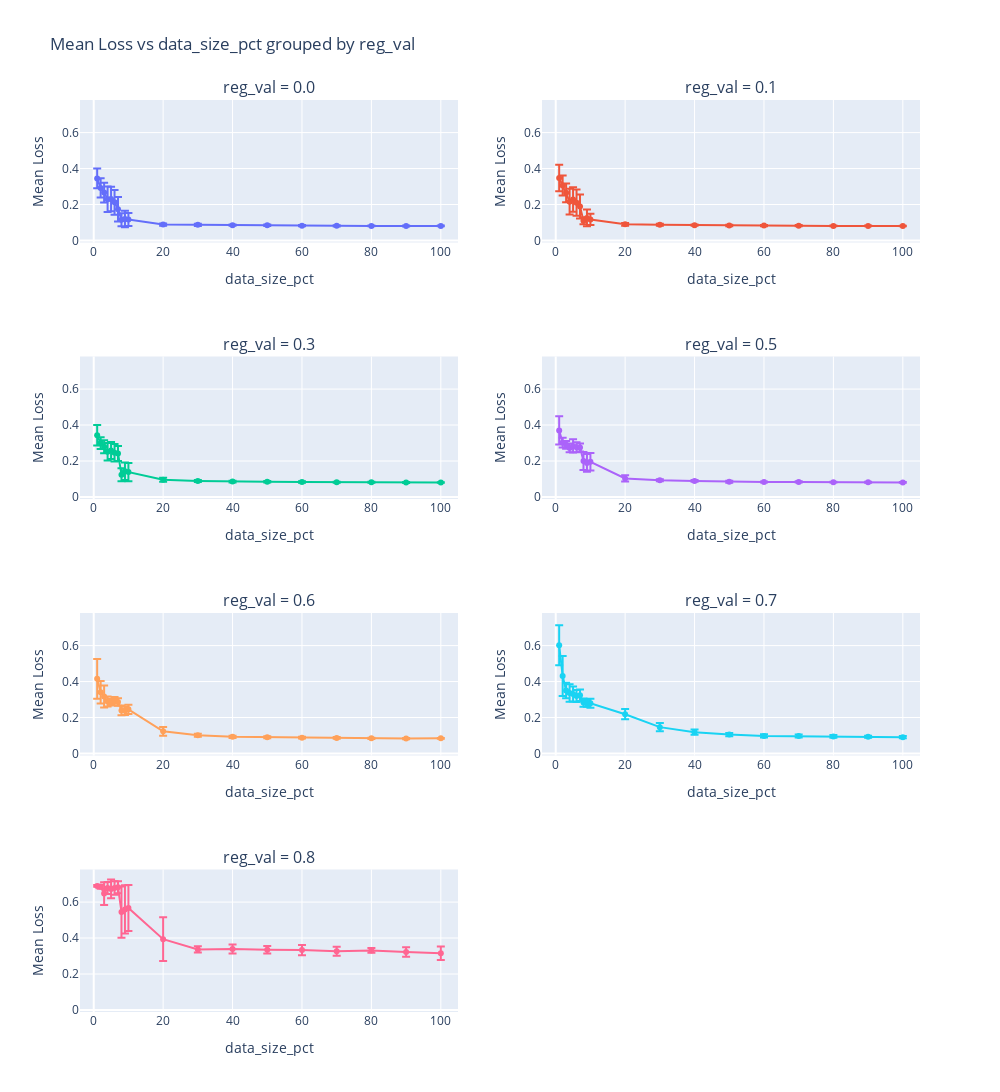

The notebook cell saved with this chart:
### Code cell
plot_reg_val = plot_mean_loss(dataset, x_axis='data_size_pct', group_by='reg_val', log_x=False)

### Figure 1 — Plotly figure (JSON) as saved in the notebook; plotly's stock layout.template omitted (floating-point values rounded to 4 significant figures)
{"data": [{"error_y": {"array": [0.05473, 0.05315, 0.05451, 0.07099, 0.06775, 0.069, 0.06797, 0.03614, 0.04554, 0.03654, 0.006163, 0.005876, 0.003523, 0.004386, 0.003387, 0.003106, 0.002267, 0.002459, 0.001874], "type": "data", "visible": true}, "hoverinfo": "text", "hovertext": ["data_size_pct: 1<br>Mean Loss: 0.3449069579180918<br>Avg Learning Rate: 0.00421", "data_size_pct: 2<br>Mean Loss: 0.29227248091708147<br>Avg Learning Rate: 0.00283", "data_size_pct: 3<br>Mean Loss: 0.2660505767821808<br>Avg Learning Rate: 0.00412", "data_size_pct: 4<br>Mean Loss: 0.22876261630403938<br>Avg Learning Rate: 0.004960000000000001", "data_size_pct: 5<br>Mean Loss: 0.230414863525514<br>Avg Learning Rate: 0.004390000000000001", "data_size_pct: 6<br>Mean Loss: 0.21178034031355195<br>Avg Learning Rate: 0.0044199999999999995", "data_size_pct: 7<br>Mean Loss: 0.17356953335795222<br>Avg Learning Rate: 0.00511", "data_size_pct: 8<br>Mean Loss: 0.11503423973917955<br>Avg Learning Rate: 0.0030700000000000002", "data_size_pct: 9<br>Mean Loss: 0.11910526910469979<br>Avg Learning Rate: 0.0043", "data_size_pct: 10<br>Mean Loss: 0.11645971656319468<br>Avg Learning Rate: 0.0031", "data_size_pct: 20<br>Mean Loss: 0.0885187165558403<br>Avg Learning Rate: 0.0029500000000000004", "data_size_pct: 30<br>Mean Loss: 0.08669912310055732<br>Avg Learning Rate: 0.00463", "data_size_pct: 40<br>Mean Loss: 0.08481200908621146<br>Avg Learning Rate: 0.0049", "data_size_pct: 50<br>Mean Loss: 0.0840116439223812<br>Avg Learning Rate: 0.00274", "data_size_pct: 60<br>Mean Loss: 0.08192123684607311<br>Avg Learning Rate: 0.0018700000000000001", "data_size_pct: 70<br>Mean Loss: 0.08118025562562567<br>Avg Learning Rate: 0.00373", "data_size_pct: 80<br>Mean Loss: 0.08068004639639531<br>Avg Learning Rate: 0.0034300000000000003", "data_size_pct: 90<br>Mean Loss: 0.08032230735070216<br>Avg Learning Rate: 0.00232", "data_size_pct: 100<br>Mean Loss: 0.0808774284234172<br>Avg Learning Rate: 0.002287"], "mode": "lines+markers", "name": "0.0", "type": "scatter", "x": [1, 2, 3, 4, 5, 6, 7, 8, 9, 10, 20, 30, 40, 50, 60, 70, 80, 90, 100], "xaxis": "x", "y": [0.3449, 0.2923, 0.2661, 0.2288, 0.2304, 0.2118, 0.1736, 0.115, 0.1191, 0.1165, 0.08852, 0.0867, 0.08481, 0.08401, 0.08192, 0.08118, 0.08068, 0.08032, 0.08088], "yaxis": "y"}, {"error_y": {"array": [0.07339, 0.0558, 0.05227, 0.07144, 0.06818, 0.07251, 0.06688, 0.01979, 0.04641, 0.03144, 0.007668, 0.006024, 0.003979, 0.004044, 0.003201, 0.003237, 0.002262, 0.002268, 0.001947], "type": "data", "visible": true}, "hoverinfo": "text", "hovertext": ["data_size_pct: 1<br>Mean Loss: 0.3472520126323951<br>Avg Learning Rate: 0.007690000000000001", "data_size_pct: 2<br>Mean Loss: 0.30527383564857014<br>Avg Learning Rate: 0.00436", "data_size_pct: 3<br>Mean Loss: 0.26464012561921485<br>Avg Learning Rate: 0.00448", "data_size_pct: 4<br>Mean Loss: 0.21585090030965048<br>Avg Learning Rate: 0.0041800000000000006", "data_size_pct: 5<br>Mean Loss: 0.2273503901322552<br>Avg Learning Rate: 0.00481", "data_size_pct: 6<br>Mean Loss: 0.21024198126243915<br>Avg Learning Rate: 0.00481", "data_size_pct: 7<br>Mean Loss: 0.18838421915608797<br>Avg Learning Rate: 0.00394", "data_size_pct: 8<br>Mean Loss: 0.10985173191221656<br>Avg Learning Rate: 0.0043", "data_size_pct: 9<br>Mean Loss: 0.12519789443498375<br>Avg Learning Rate: 0.0025", "data_size_pct: 10<br>Mean Loss: 0.11689296763864129<br>Avg Learning Rate: 0.00367", "data_size_pct: 20<br>Mean Loss: 0.08956461708518886<br>Avg Learning Rate: 0.0023200000000000004", "data_size_pct: 30<br>Mean Loss: 0.08735948049120208<br>Avg Learning Rate: 0.00088", "data_size_pct: 40<br>Mean Loss: 0.08503723437407687<br>Avg Learning Rate: 0.00172", "data_size_pct: 50<br>Mean Loss: 0.08342090659333684<br>Avg Learning Rate: 0.00229", "data_size_pct: 60<br>Mean Loss: 0.0824191223266289<br>Avg Learning Rate: 0.00157", "data_size_pct: 70<br>Mean Loss: 0.08199997004856792<br>Avg Learning Rate: 0.00097", "data_size_pct: 80<br>Mean Loss: 0.08084554377240696<br>Avg Learning Rate: 0.00142", "data_size_pct: 90<br>Mean Loss: 0.080648108519483<br>Avg Learning Rate: 0.00163", "data_size_pct: 100<br>Mean Loss: 0.08040090513807766<br>Avg Learning Rate: 0.00163"], "mode": "lines+markers", "name": "0.1", "type": "scatter", "x": [1, 2, 3, 4, 5, 6, 7, 8, 9, 10, 20, 30, 40, 50, 60, 70, 80, 90, 100], "xaxis": "x2", "y": [0.3473, 0.3053, 0.2646, 0.2159, 0.2274, 0.2102, 0.1884, 0.1099, 0.1252, 0.1169, 0.08956, 0.08736, 0.08504, 0.08342, 0.08242, 0.082, 0.08085, 0.08065, 0.0804], "yaxis": "y2"}, {"error_y": {"array": [0.05707, 0.03226, 0.03604, 0.04824, 0.047, 0.04918, 0.04195, 0.03634, 0.04876, 0.05064, 0.01083, 0.005587, 0.005028, 0.004488, 0.003964, 0.00227, 0.002561, 0.002816, 0.001506], "type": "data", "visible": true}, "hoverinfo": "text", "hovertext": ["data_size_pct: 1<br>Mean Loss: 0.3427889386551422<br>Avg Learning Rate: 0.0051400000000000005", "data_size_pct: 2<br>Mean Loss: 0.29949371602974434<br>Avg Learning Rate: 0.0041800000000000006", "data_size_pct: 3<br>Mean Loss: 0.2793227759434988<br>Avg Learning Rate: 0.00487", "data_size_pct: 4<br>Mean Loss: 0.2514276706205125<br>Avg Learning Rate: 0.0052", "data_size_pct: 5<br>Mean Loss: 0.25838213627014245<br>Avg Learning Rate: 0.00421", "data_size_pct: 6<br>Mean Loss: 0.24570315963866415<br>Avg Learning Rate: 0.00517", "data_size_pct: 7<br>Mean Loss: 0.241895454213546<br>Avg Learning Rate: 0.0034", "data_size_pct: 8<br>Mean Loss: 0.1236909779785364<br>Avg Learning Rate: 0.00097", "data_size_pct: 9<br>Mean Loss: 0.14229784562628256<br>Avg Learning Rate: 0.0019", "data_size_pct: 10<br>Mean Loss: 0.13823347388554294<br>Avg Learning Rate: 0.0019", "data_size_pct: 20<br>Mean Loss: 0.09558020398559927<br>Avg Learning Rate: 0.00097", "data_size_pct: 30<br>Mean Loss: 0.08902961747034596<br>Avg Learning Rate: 0.00082", "data_size_pct: 40<br>Mean Loss: 0.08537313730063793<br>Avg Learning Rate: 0.00091", "data_size_pct: 50<br>Mean Loss: 0.08442975140438133<br>Avg Learning Rate: 0.00082", "data_size_pct: 60<br>Mean Loss: 0.08295268947095198<br>Avg Learning Rate: 0.00082", "data_size_pct: 70<br>Mean Loss: 0.08169611759173369<br>Avg Learning Rate: 0.00079", "data_size_pct: 80<br>Mean Loss: 0.08130608638911913<br>Avg Learning Rate: 0.00079", "data_size_pct: 90<br>Mean Loss: 0.08079487497738574<br>Avg Learning Rate: 0.0007900000000000001", "data_size_pct: 100<br>Mean Loss: 0.07999513140601805<br>Avg Learning Rate: 0.00088"], "mode": "lines+markers", "name": "0.3", "type": "scatter", "x": [1, 2, 3, 4, 5, 6, 7, 8, 9, 10, 20, 30, 40, 50, 60, 70, 80, 90, 100], "xaxis": "x3", "y": [0.3428, 0.2995, 0.2793, 0.2514, 0.2584, 0.2457, 0.2419, 0.1237, 0.1423, 0.1382, 0.09558, 0.08903, 0.08537, 0.08443, 0.08295, 0.0817, 0.08131, 0.08079, 0.08], "yaxis": "y3"}, {"error_y": {"array": [0.07866, 0.02763, 0.02146, 0.02442, 0.03673, 0.02764, 0.02267, 0.05022, 0.04927, 0.04831, 0.01737, 0.005813, 0.00525, 0.005535, 0.002887, 0.003447, 0.002217, 0.002254, 0.002215], "type": "data", "visible": true}, "hoverinfo": "text", "hovertext": ["data_size_pct: 1<br>Mean Loss: 0.3697574505419062<br>Avg Learning Rate: 0.005169999999999999", "data_size_pct: 2<br>Mean Loss: 0.3023370553265538<br>Avg Learning Rate: 0.0049", "data_size_pct: 3<br>Mean Loss: 0.29005884962123735<br>Avg Learning Rate: 0.0049", "data_size_pct: 4<br>Mean Loss: 0.2726693048288948<br>Avg Learning Rate: 0.0019", "data_size_pct: 5<br>Mean Loss: 0.2835237092877689<br>Avg Learning Rate: 0.0028", "data_size_pct: 6<br>Mean Loss: 0.2760309468628021<br>Avg Learning Rate: 0.0018700000000000001", "data_size_pct: 7<br>Mean Loss: 0.27524534767134146<br>Avg Learning Rate: 0.0028", "data_size_pct: 8<br>Mean Loss: 0.20033505150492772<br>Avg Learning Rate: 0.001", "data_size_pct: 9<br>Mean Loss: 0.18947047123260663<br>Avg Learning Rate: 0.0013", "data_size_pct: 10<br>Mean Loss: 0.19544516934506723<br>Avg Learning Rate: 0.0013", "data_size_pct: 20<br>Mean Loss: 0.10280618520061431<br>Avg Learning Rate: 0.001", "data_size_pct: 30<br>Mean Loss: 0.09285342651174251<br>Avg Learning Rate: 0.001", "data_size_pct: 40<br>Mean Loss: 0.08909044246058581<br>Avg Learning Rate: 0.001", "data_size_pct: 50<br>Mean Loss: 0.08466125909288066<br>Avg Learning Rate: 0.00097", "data_size_pct: 60<br>Mean Loss: 0.08285481724234521<br>Avg Learning Rate: 0.00097", "data_size_pct: 70<br>Mean Loss: 0.0832598740390191<br>Avg Learning Rate: 0.00094", "data_size_pct: 80<br>Mean Loss: 0.0820457267534118<br>Avg Learning Rate: 0.00088", "data_size_pct: 90<br>Mean Loss: 0.0818103794253578<br>Avg Learning Rate: 0.0007900000000000001", "data_size_pct: 100<br>Mean Loss: 0.08095466735233597<br>Avg Learning Rate: 0.00082"], "mode": "lines+markers", "name": "0.5", "type": "scatter", "x": [1, 2, 3, 4, 5, 6, 7, 8, 9, 10, 20, 30, 40, 50, 60, 70, 80, 90, 100], "xaxis": "x4", "y": [0.3698, 0.3023, 0.2901, 0.2727, 0.2835, 0.276, 0.2752, 0.2003, 0.1895, 0.1954, 0.1028, 0.09285, 0.08909, 0.08466, 0.08285, 0.08326, 0.08205, 0.08181, 0.08095], "yaxis": "y4"}, {"error_y": {"array": [0.1109, 0.06305, 0.06112, 0.02783, 0.01738, 0.02362, 0.02095, 0.02681, 0.02335, 0.0256, 0.02481, 0.008588, 0.006511, 0.005949, 0.005073, 0.004544, 0.003192, 0.003412, 0.002648], "type": "data", "visible": true}, "hoverinfo": "text", "hovertext": ["data_size_pct: 1<br>Mean Loss: 0.41487027140040145<br>Avg Learning Rate: 0.0073", "data_size_pct: 2<br>Mean Loss: 0.3402175267276011<br>Avg Learning Rate: 0.0037", "data_size_pct: 3<br>Mean Loss: 0.3172692771020688<br>Avg Learning Rate: 0.0031", "data_size_pct: 4<br>Mean Loss: 0.2889564472593759<br>Avg Learning Rate: 0.0016", "data_size_pct: 5<br>Mean Loss: 0.2870172238402199<br>Avg Learning Rate: 0.0028", "data_size_pct: 6<br>Mean Loss: 0.2897010404289814<br>Avg Learning Rate: 0.0022", "data_size_pct: 7<br>Mean Loss: 0.28656301568997533<br>Avg Learning Rate: 0.0013", "data_size_pct: 8<br>Mean Loss: 0.23924731399145038<br>Avg Learning Rate: 0.001", "data_size_pct: 9<br>Mean Loss: 0.23681804139101711<br>Avg Learning Rate: 0.001", "data_size_pct: 10<br>Mean Loss: 0.2451895345721328<br>Avg Learning Rate: 0.001", "data_size_pct: 20<br>Mean Loss: 0.12283626329153771<br>Avg Learning Rate: 0.001", "data_size_pct: 30<br>Mean Loss: 0.10083324829149136<br>Avg Learning Rate: 0.001", "data_size_pct: 40<br>Mean Loss: 0.09219326224145392<br>Avg Learning Rate: 0.001", "data_size_pct: 50<br>Mean Loss: 0.08981393719288075<br>Avg Learning Rate: 0.001", "data_size_pct: 60<br>Mean Loss: 0.08771831381641193<br>Avg Learning Rate: 0.001", "data_size_pct: 70<br>Mean Loss: 0.08653306394831779<br>Avg Learning Rate: 0.001", "data_size_pct: 80<br>Mean Loss: 0.08416080776553007<br>Avg Learning Rate: 0.001", "data_size_pct: 90<br>Mean Loss: 0.08287491902725343<br>Avg Learning Rate: 0.00097", "data_size_pct: 100<br>Mean Loss: 0.08386548493841757<br>Avg Learning Rate: 0.001"], "mode": "lines+markers", "name": "0.6", "type": "scatter", "x": [1, 2, 3, 4, 5, 6, 7, 8, 9, 10, 20, 30, 40, 50, 60, 70, 80, 90, 100], "xaxis": "x5", "y": [0.4149, 0.3402, 0.3173, 0.289, 0.287, 0.2897, 0.2866, 0.2392, 0.2368, 0.2452, 0.1228, 0.1008, 0.09219, 0.08981, 0.08772, 0.08653, 0.08416, 0.08287, 0.08387], "yaxis": "y5"}, {"error_y": {"array": [0.1111, 0.1113, 0.04309, 0.04862, 0.04186, 0.033, 0.03193, 0.02349, 0.01856, 0.0256, 0.02839, 0.02282, 0.01438, 0.009197, 0.008742, 0.008293, 0.007853, 0.00559, 0.006005], "type": "data", "visible": true}, "hoverinfo": "text", "hovertext": ["data_size_pct: 1<br>Mean Loss: 0.6015439757129603<br>Avg Learning Rate: 0.00694", "data_size_pct: 2<br>Mean Loss: 0.4307564999450717<br>Avg Learning Rate: 0.0049", "data_size_pct: 3<br>Mean Loss: 0.34976991015045267<br>Avg Learning Rate: 0.0034000000000000002", "data_size_pct: 4<br>Mean Loss: 0.33561505432191646<br>Avg Learning Rate: 0.0028", "data_size_pct: 5<br>Mean Loss: 0.33093522158369676<br>Avg Learning Rate: 0.0016", "data_size_pct: 6<br>Mean Loss: 0.31970332547237995<br>Avg Learning Rate: 0.0025", "data_size_pct: 7<br>Mean Loss: 0.3240566819121963<br>Avg Learning Rate: 0.0019", "data_size_pct: 8<br>Mean Loss: 0.2828072718360968<br>Avg Learning Rate: 0.001", "data_size_pct: 9<br>Mean Loss: 0.27820076207842737<br>Avg Learning Rate: 0.001", "data_size_pct: 10<br>Mean Loss: 0.2791993138037229<br>Avg Learning Rate: 0.001", "data_size_pct: 20<br>Mean Loss: 0.21816044706001614<br>Avg Learning Rate: 0.001", "data_size_pct: 30<br>Mean Loss: 0.14630996614956013<br>Avg Learning Rate: 0.001", "data_size_pct: 40<br>Mean Loss: 0.11836792455430613<br>Avg Learning Rate: 0.001", "data_size_pct: 50<br>Mean Loss: 0.10503326173414258<br>Avg Learning Rate: 0.001", "data_size_pct: 60<br>Mean Loss: 0.0975601897509605<br>Avg Learning Rate: 0.001", "data_size_pct: 70<br>Mean Loss: 0.09664707735932444<br>Avg Learning Rate: 0.001", "data_size_pct: 80<br>Mean Loss: 0.09464972660337619<br>Avg Learning Rate: 0.001", "data_size_pct: 90<br>Mean Loss: 0.09241590453801966<br>Avg Learning Rate: 0.001", "data_size_pct: 100<br>Mean Loss: 0.09033277829488114<br>Avg Learning Rate: 0.001"], "mode": "lines+markers", "name": "0.7", "type": "scatter", "x": [1, 2, 3, 4, 5, 6, 7, 8, 9, 10, 20, 30, 40, 50, 60, 70, 80, 90, 100], "xaxis": "x6", "y": [0.6015, 0.4308, 0.3498, 0.3356, 0.3309, 0.3197, 0.3241, 0.2828, 0.2782, 0.2792, 0.2182, 0.1463, 0.1184, 0.105, 0.09756, 0.09665, 0.09465, 0.09242, 0.09033], "yaxis": "y6"}, {"error_y": {"array": [0.004897, 0.01074, 0.06326, 0.03369, 0.05245, 0.03725, 0.03307, 0.1426, 0.1342, 0.1283, 0.1214, 0.01745, 0.02454, 0.02049, 0.02833, 0.02519, 0.01366, 0.02648, 0.03777], "type": "data", "visible": true}, "hoverinfo": "text", "hovertext": ["data_size_pct: 1<br>Mean Loss: 0.6898214799270296<br>Avg Learning Rate: 0.004801", "data_size_pct: 2<br>Mean Loss: 0.6854731556616331<br>Avg Learning Rate: 0.0094", "data_size_pct: 3<br>Mean Loss: 0.6476002869375965<br>Avg Learning Rate: 0.0127", "data_size_pct: 4<br>Mean Loss: 0.6780168225890713<br>Avg Learning Rate: 0.011500000000000002", "data_size_pct: 5<br>Mean Loss: 0.6734072497016506<br>Avg Learning Rate: 0.0085", "data_size_pct: 6<br>Mean Loss: 0.6781034425162432<br>Avg Learning Rate: 0.013600000000000001", "data_size_pct: 7<br>Mean Loss: 0.682260062558609<br>Avg Learning Rate: 0.014470000000000002", "data_size_pct: 8<br>Mean Loss: 0.544791298869409<br>Avg Learning Rate: 0.0049", "data_size_pct: 9<br>Mean Loss: 0.5593013880022786<br>Avg Learning Rate: 0.0103", "data_size_pct: 10<br>Mean Loss: 0.567463772181879<br>Avg Learning Rate: 0.007570000000000001", "data_size_pct: 20<br>Mean Loss: 0.39391525531547106<br>Avg Learning Rate: 0.004567", "data_size_pct: 30<br>Mean Loss: 0.33680088452079837<br>Avg Learning Rate: 0.001", "data_size_pct: 40<br>Mean Loss: 0.33919145023090796<br>Avg Learning Rate: 0.001", "data_size_pct: 50<br>Mean Loss: 0.33457508369495986<br>Avg Learning Rate: 0.001", "data_size_pct: 60<br>Mean Loss: 0.3327809377459057<br>Avg Learning Rate: 0.001", "data_size_pct: 70<br>Mean Loss: 0.32598242192414767<br>Avg Learning Rate: 0.001", "data_size_pct: 80<br>Mean Loss: 0.3311785263189098<br>Avg Learning Rate: 0.001", "data_size_pct: 90<br>Mean Loss: 0.32240725081217914<br>Avg Learning Rate: 0.001", "data_size_pct: 100<br>Mean Loss: 0.3150051157202637<br>Avg Learning Rate: 0.001"], "mode": "lines+markers", "name": "0.8", "type": "scatter", "x": [1, 2, 3, 4, 5, 6, 7, 8, 9, 10, 20, 30, 40, 50, 60, 70, 80, 90, 100], "xaxis": "x7", "y": [0.6898, 0.6855, 0.6476, 0.678, 0.6734, 0.6781, 0.6823, 0.5448, 0.5593, 0.5675, 0.3939, 0.3368, 0.3392, 0.3346, 0.3328, 0.326, 0.3312, 0.3224, 0.315], "yaxis": "y7"}], "layout": {"annotations": [{"font": {"size": 16}, "showarrow": false, "text": "reg_val = 0.0", "x": 0.225, "xanchor": "center", "xref": "paper", "y": 1, "yanchor": "bottom", "yref": "paper"}, {"font": {"size": 16}, "showarrow": false, "text": "reg_val = 0.1", "x": 0.775, "xanchor": "center", "xref": "paper", "y": 1, "yanchor": "bottom", "yref": "paper"}, {"font": {"size": 16}, "showarrow": false, "text": "reg_val = 0.3", "x": 0.225, "xanchor": "center", "xref": "paper", "y": 0.7188, "yanchor": "bottom", "yref": "paper"}, {"font": {"size": 16}, "showarrow": false, "text": "reg_val = 0.5", "x": 0.775, "xanchor": "center", "xref": "paper", "y": 0.7188, "yanchor": "bottom", "yref": "paper"}, {"font": {"size": 16}, "showarrow": false, "text": "reg_val = 0.6", "x": 0.225, "xanchor": "center", "xref": "paper", "y": 0.4375, "yanchor": "bottom", "yref": "paper"}, {"font": {"size": 16}, "showarrow": false, "text": "reg_val = 0.7", "x": 0.775, "xanchor": "center", "xref": "paper", "y": 0.4375, "yanchor": "bottom", "yref": "paper"}, {"font": {"size": 16}, "showarrow": false, "text": "reg_val = 0.8", "x": 0.225, "xanchor": "center", "xref": "paper", "y": 0.1562, "yanchor": "bottom", "yref": "paper"}], "height": 1280, "showlegend": false, "title": {"text": "Mean Loss vs data_size_pct grouped by reg_val"}, "width": 1000, "xaxis": {"anchor": "y", "domain": [0, 0.45], "range": [-3.95, 105.0], "title": {"text": "data_size_pct"}}, "xaxis2": {"anchor": "y2", "domain": [0.55, 1], "range": [-3.95, 105.0], "title": {"text": "data_size_pct"}}, "xaxis3": {"anchor": "y3", "domain": [0, 0.45], "range": [-3.95, 105.0], "title": {"text": "data_size_pct"}}, "xaxis4": {"anchor": "y4", "domain": [0.55, 1], "range": [-3.95, 105.0], "title": {"text": "data_size_pct"}}, "xaxis5": {"anchor": "y5", "domain": [0, 0.45], "range": [-3.95, 105.0], "title": {"text": "data_size_pct"}}, "xaxis6": {"anchor": "y6", "domain": [0.55, 1], "range": [-3.95, 105.0], "title": {"text": "data_size_pct"}}, "xaxis7": {"anchor": "y7", "domain": [0, 0.45], "range": [-3.95, 105.0], "title": {"text": "data_size_pct"}}, "xaxis8": {"anchor": "y8", "domain": [0.55, 1]}, "yaxis": {"anchor": "x", "domain": [0.8438, 1], "range": [-0.01148, 0.7813], "title": {"text": "Mean Loss"}}, "yaxis2": {"anchor": "x2", "domain": [0.8438, 1], "range": [-0.01148, 0.7813], "title": {"text": "Mean Loss"}}, "yaxis3": {"anchor": "x3", "domain": [0.5625, 0.7188], "range": [-0.01148, 0.7813], "title": {"text": "Mean Loss"}}, "yaxis4": {"anchor": "x4", "domain": [0.5625, 0.7188], "range": [-0.01148, 0.7813], "title": {"text": "Mean Loss"}}, "yaxis5": {"anchor": "x5", "domain": [0.2812, 0.4375], "range": [-0.01148, 0.7813], "title": {"text": "Mean Loss"}}, "yaxis6": {"anchor": "x6", "domain": [0.2812, 0.4375], "range": [-0.01148, 0.7813], "title": {"text": "Mean Loss"}}, "yaxis7": {"anchor": "x7", "domain": [0, 0.1562], "range": [-0.01148, 0.7813], "title": {"text": "Mean Loss"}}, "yaxis8": {"anchor": "x8", "domain": [0, 0.1562]}}}
